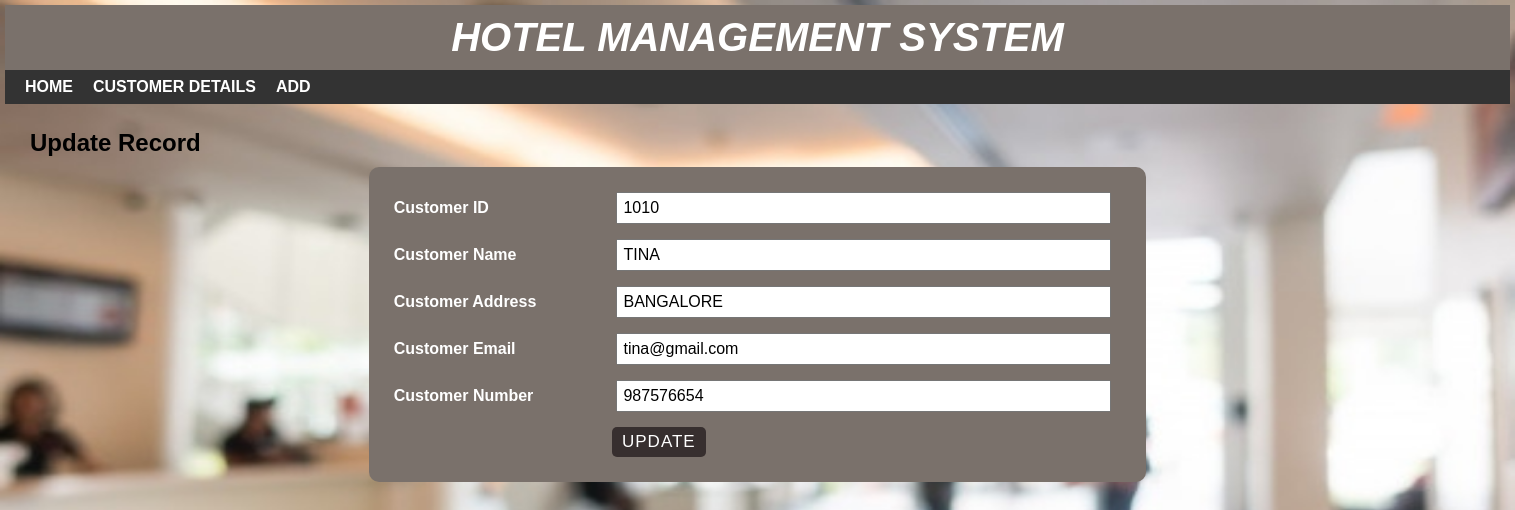
Page /updatecust.php?CUST_ID=1010 on the committed database.
### tables this page shows
CREATE TABLE IF NOT EXISTS `customer` (
  `CUST_ID` int NOT NULL AUTO_INCREMENT,
  `CUST_NAME` varchar(225) NOT NULL,
  `CUST_ADDRESS` varchar(255) NOT NULL,
  `CUST_EMAIL` varchar(255) NOT NULL,
  `CUST_PHONE` int NOT NULL,
  PRIMARY KEY (`CUST_ID`)
);

### updatecust.php (the view, shortened to what this page needs)
<?php
include 'headers/headercust.php';
?>
<?php
  include 'databaseconfig/config.php';
  $CUST_ID = $_GET['CUST_ID'];
  $sql = "SELECT * FROM CUSTOMER WHERE CUST_ID = '$CUST_ID'";
  $result = mysqli_query($conn, $sql) or die("Query Unsuccessful.");
  if (mysqli_num_rows($result) > 0) {
    while ($row = mysqli_fetch_assoc($result)) {
?>
    <div id="main-content">
      <h2>Update Record</h2>
      <form class="post-form" action="<?php echo $_SERVER['PHP_SELF']; ?>" method="post">
        <div class="form-group">
          <label>Customer ID</label>
          <input type="text" name="e1" value="<?php echo $row['CUST_ID']; ?>" />
        </div>
        <div class="form-group">
          <label>Customer Name</label>
          <input type="text" name="e2" value="<?php echo $row['CUST_NAME']; ?>" />
        </div>
        <div class="form-group">
          <label>Customer Address</label>
          <input type="text" name="e3" value="<?php echo $row['CUST_ADDRESS']; ?>" />
        </div>
        <div class="form-group">
          <label>Customer Email</label>
          <input type="text" name="e4" value="<?php echo $row['CUST_EMAIL']; ?>" />
        </div>
        <div class="form-group">
          <label>Customer Number</label>
          <input type="text" name="e5" value="<?php echo $row['CUST_PHONE']; ?>" />
        </div>
        <input class="submit" type="submit" name="updatebtn" value="update" />
      </form>
  <?php
  }
}
  ?>
    </div>

### css/style.css (style rules this page uses)
body { font: 16px arial; margin: 0; padding: 0; background-image: url("../images/hotel-lobby.jpg"); background-repeat: no-repeat; background-attachment: fixed; background-size: 100% 100%; }
#main-content { padding: 25px; min-height: 400px; }
#main-content h2 { margin: 0 0 10px; text-transform: capitalize; }
#main-content .post-form { width: 50%; padding: 25px; margin: 0 auto 10px; background-color: #7a716b; border-radius: 10px; }
#main-content .post-form .form-group { margin: 0 0 15px; }
#main-content .post-form .form-group label { width: 30%; display: inline-block; color: #fff; font-weight: 600; }
#main-content .post-form .form-group input, #main-content .post-form .form-group select { font-size: 16px; width: 66%; display: inline-block; padding: 5px; margin: 0; }
#main-content .post-form .submit { font-size: 17px; letter-spacing: 1px; text-transform: uppercase; padding: 5px 10px; color: #fff; background-color: #372f2f; border: none; border-radius: 5px; margin: 0 0 0 30%; cursor: pointer; transition: all 0.3s; }

### rows in the picture
customer: e1 "1010", e2 "TINA", e3 "BANGALORE", e4 "tina@gmail.com", e5 "987576654"
